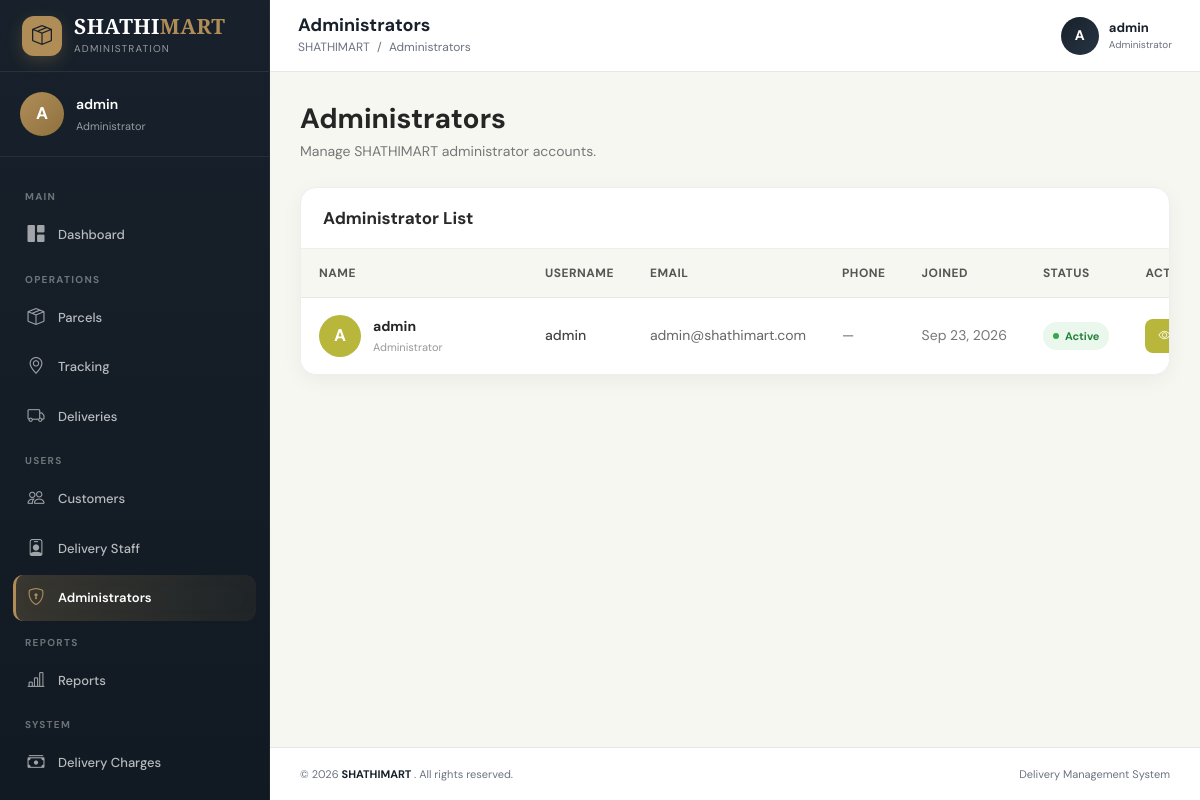
Page /dashboard/admin/administrators/ (signed in) on the committed database.
### accounts/models.py (models this page shows, shortened)
class CustomerProfile(models.Model):
    ROLE_CHOICES = [
        ('customer', 'Customer'),
        ('delivery_staff', 'Delivery Staff'),
        ('admin', 'Administrator'),
    ]
    user = models.OneToOneField(
        User,
        on_delete=models.CASCADE,
        related_name='profile'
    )
    phone = models.CharField(
        max_length=15,
        blank=True
    )
    address = models.TextField(
        blank=True
    )
    city = models.CharField(
        max_length=100,
        blank=True
    )
    profile_image = models.ImageField(
        upload_to='profiles/',
        blank=True,
        null=True
    )
    role = models.CharField(
        max_length=20,
        choices=ROLE_CHOICES,
        default='customer'
    )
    created_at = models.DateTimeField(
        auto_now_add=True
    )
    updated_at = models.DateTimeField(
        auto_now=True
    )
    class Meta:
        verbose_name = "User Profile"
        verbose_name_plural = "User Profiles"
        ordering = ['-created_at']

### dashboard/views.py (the view)
@login_required(login_url="login")
def administrator_management(request):
    access = check_admin(request)
    if access:
        return access
    administrators = (
        CustomerProfile.objects
        .select_related("user")
        .filter(
            role="admin"
        )
        .order_by("-created_at")
    )
    context = {
        "profile":
            request.user.profile,
        "administrators":
            administrators,
        "total_admins":
            administrators.count(),
    }
    return render(
        request,
        "dashboard/administrator_management.html",
        context
    )

### dashboard/views.py (called while the page is built)
def admin_required(request):
    if not request.user.is_authenticated:
        return False
    if request.user.is_superuser:
        return True
    try:
        return request.user.profile.role == "admin"
    except CustomerProfile.DoesNotExist:
        return False

def check_admin(request):
    if not request.user.is_authenticated:
        return redirect("login")
    if not admin_required(request):
        messages.error(
            request,
            "Administrator access required."
        )
        return redirect("admin_login")
    return None

### notifications/context_processors.py (called while the page is built)
def notification_context(request):
    if not request.user.is_authenticated:
        return {
            "navbar_notifications": [],
            "unread_notifications_count": 0,
        }
    notifications = Notification.objects.filter(
        user=request.user
    ).select_related(
        "parcel"
    )[:8]
    unread_count = Notification.objects.filter(
        user=request.user,
        is_read=False
    ).count()
    return {
        "navbar_notifications": notifications,
        "unread_notifications_count": unread_count,
    }

### templates/dashboard/administrator_management.html (shortened to what this page needs)
{% extends "dashboard/admin_base.html" %}
{% block administrators_active %}
active
{% endblock %}
{% block topbar_title %}
Administrators
{% endblock %}
{% block breadcrumb %}
Administrators
{% endblock %}
{% block content %}
<div class="content-header">
    <div>
        <h1 class="content-title">
            Administrators
        </h1>
        <p class="content-subtitle">
            Manage SHATHIMART administrator accounts.
        </p>
    </div>
</div>
<div class="admin-card">
    <div class="admin-card-header">
        <h5 class="admin-card-title">
            Administrator List
        </h5>
    </div>
    <div class="table-responsive">
        <table class="table admin-table">
            <thead>
                <tr>
                    <th>
                        Name
                    </th>
                    <th>
                        Username
                    </th>
                    <th>
                        Email
                    </th>
                    <th>
                        Phone
                    </th>
                    <th>
                        Joined
                    </th>
                    <th>
                        Status
                    </th>
                    <th>
                        Action
                    </th>
                </tr>
            </thead>
            <tbody>
                {% for administrator in administrators %}
                <tr>
                    <td>
                        <div class="administrator-name">
                            <div class="administrator-avatar">
                                {% if administrator.user.first_name %}
                                    {{ administrator.user.first_name|first|upper }}
                                {% else %}
                                    {{ administrator.user.username|first|upper }}
                                {% endif %}
                            </div>
                            <div class="administrator-name-text">
                                <strong>
                                    {% if administrator.user.get_full_name %}
                                        {{ administrator.user.get_full_name }}
                                    {% else %}
                                        {{ administrator.user.username }}
                                    {% endif %}
                                </strong>
                                <span class="administrator-role">
                                    Administrator
                                </span>
                            </div>
                        </div>
                    </td>
                    <td>
                        <span class="username-text">
                            {{ administrator.user.username }}
                        </span>
                    </td>
                    <td>
                        <span class="email-text">
                            {{ administrator.user.email|default:"—" }}
                        </span>
                    </td>
                    <td>
                        <span class="phone-text">
                            {{ administrator.phone|default:"—" }}
                        </span>
                    </td>
                    <td>
                        <span class="joined-text">
                            {{ administrator.created_at|date:"M d, Y" }}
                        </span>
                    </td>
                    <td>
                        {% if administrator.user.is_active %}
                            <span class="status-badge">
                                <span class="status-dot"></span>
                                Active
                            </span>
                        {% endif %}
                    </td>
                    <td>
                        <a
                            href="{% url 'administrator_profile' administrator.user.id %}"
                            class="view-profile-btn"
                        >
                            <i class="bi bi-eye"></i>
                        </a>
                    </td>
                </tr>
                {% endfor %}
            </tbody>
        </table>
    </div>
</div>
{% endblock %}

### templates/dashboard/admin_base.html (shortened to what this page needs)
{% load static %}
<!DOCTYPE html>
<html lang="en">
<head>
<link
    href="https://cdn.jsdelivr.net/npm/bootstrap@5.3.3/dist/css/bootstrap.min.css"
    rel="stylesheet"
>
<link
    rel="stylesheet"
    href="https://cdn.jsdelivr.net/npm/bootstrap-icons@1.11.3/font/bootstrap-icons.min.css"
>
</head>
<body>
<div class="admin-wrapper">
<aside
    class="admin-sidebar"
    id="adminSidebar"
>
    <div class="admin-brand">
        <div class="brand-logo">
            <i class="bi bi-box-seam"></i>
        </div>
        <div>
            <div class="brand-name">
                SHATHI<span>MART</span>
            </div>
            <div class="brand-subtitle">
                Administration
            </div>
        </div>
    </div>
    <div class="sidebar-user">
        <div class="sidebar-user-avatar">
            {% if request.user.first_name %}
                {{ request.user.first_name|first|upper }}
            {% else %}
                {{ request.user.username|first|upper }}
            {% endif %}
        </div>
        <div class="sidebar-user-info">
            <div class="sidebar-user-name">
                {% if request.user.get_full_name %}
                    {{ request.user.get_full_name }}
                {% else %}
                    {{ request.user.username }}
                {% endif %}
            </div>
            <div class="sidebar-user-role">
                Administrator
            </div>
        </div>
    </div>
    <nav class="sidebar-navigation">
        <div class="nav-section-title">
            Main
        </div>
        <a
            href="{% url 'admin_dashboard' %}"
            class="admin-nav-link {% block dashboard_active %}{% endblock %}"
        >
            <i class="bi bi-grid-1x2-fill"></i>
            <span>
                Dashboard
            </span>
        </a>
        <div class="nav-section-title">
            Operations
        </div>
        <a
            href="{% url 'admin_parcel_list' %}"
            class="admin-nav-link {% block parcels_active %}{% endblock %}"
        >
            <i class="bi bi-box-seam"></i>
            <span>
                Parcels
            </span>
        </a>
        <a
            href="{% url 'admin_tracking' %}"
            class="admin-nav-link {% block tracking_active %}{% endblock %}"
        >
            <i class="bi bi-geo-alt"></i>
            <span>
                Tracking
            </span>
        </a>
        <a
            href="{% url 'admin_deliveries' %}"
            class="admin-nav-link {% block deliveries_active %}{% endblock %}"
        >
            <i class="bi bi-truck"></i>
            <span>
                Deliveries
            </span>
        </a>
        <div class="nav-section-title">
            Users
        </div>
        <a
            href="{% url 'admin_customers' %}"
            class="admin-nav-link {% block customers_active %}{% endblock %}"
        >
            <i class="bi bi-people"></i>
            <span>
                Customers
            </span>
        </a>
        <a
            href="{% url 'admin_staff' %}"
            class="admin-nav-link {% block staff_active %}{% endblock %}"
        >
            <i class="bi bi-person-badge"></i>
            <span>
                Delivery Staff
            </span>
        </a>
        <a
            href="{% url 'admin_administrators' %}"
            class="admin-nav-link {% block administrators_active %}{% endblock %}"
        >
            <i class="bi bi-shield-lock"></i>
            <span>
                Administrators
            </span>
        </a>
        <div class="nav-section-title">
            Reports
        </div>
        <a
            href="{% url 'admin_reports' %}"
            class="admin-nav-link {% block reports_active %}{% endblock %}"
        >
            <i class="bi bi-bar-chart-line"></i>
            <span>
                Reports
            </span>
        </a>
        <div class="nav-section-title">
            System
        </div>
        <a
            href="{% url 'delivery_charge_management' %}"
            class="admin-nav-link {% block delivery_charges_active %}{% endblock %}"
        >
            <i class="bi bi-cash-stack"></i>
            <span>
                Delivery Charges
            </span>
        </a>
        <a
            href="/admin/"
            class="admin-nav-link"
            target="_blank"
            rel="noopener noreferrer"
        >
        </a>
    </nav>
</aside>
<main class="admin-main">
    <header class="admin-topbar">
        <div class="topbar-left">
            <div>
                <h6 class="page-heading">
                    {% block topbar_title %}{% endblock %}
                </h6>
                <div class="page-breadcrumb">
                    SHATHIMART
                    <span class="mx-1">
                        /
                    </span>
                    {% block breadcrumb %}{% endblock %}
                </div>
            </div>
        </div>
        <div class="topbar-right">
            <div class="topbar-admin">
                <div class="topbar-admin-avatar">
                    {% if request.user.first_name %}
                        {{ request.user.first_name|first|upper }}
                    {% else %}
                        {{ request.user.username|first|upper }}
                    {% endif %}
                </div>
                <div class="topbar-admin-info">
                    <div class="topbar-admin-name">
                        {% if request.user.get_full_name %}
                            {{ request.user.get_full_name }}
                        {% else %}
                            {{ request.user.username }}
                        {% endif %}
                    </div>
                    <div class="topbar-admin-role">
                        Administrator
                    </div>
                </div>
            </div>
        </div>
    </header>
    <section class="admin-content">
        {% block content %}
        {% endblock %}
    </section>
    <footer class="admin-footer">
        <div>
            © {% now "Y" %}
            <strong>
                SHATHIMART
            </strong>.
            All rights reserved.
        </div>
        <div>
            Delivery Management System
        </div>
    </footer>
</main>
</div>
</body>
</html>

### templates/dashboard/administrator_management.html (style rules this page uses)
.content-header { display: flex; justify-content: space-between; align-items: center; margin-bottom: 25px; }
.content-title { font-size: 28px; font-weight: 700; margin-bottom: 5px; color: #252525; }
.content-subtitle { margin: 0; color: #777; font-size: 14px; }
.admin-card { background: #ffffff; border-radius: 16px; border: 1px solid #eeeeee; box-shadow: 0 5px 20px rgba(0, 0, 0, 0.05); overflow: hidden; }
.admin-card-header { display: flex; align-items: center; justify-content: space-between; padding: 20px 22px; border-bottom: 1px solid #eeeeee; }
.admin-card-title { margin: 0; font-size: 17px; font-weight: 700; color: #292929; }
.admin-table { margin: 0; vertical-align: middle; }
.admin-table thead th { background: #f7f7f2; color: #555; font-size: 12px; font-weight: 700; text-transform: uppercase; letter-spacing: 0.5px; padding: 15px 18px; border-bottom: 1px solid #e8e8e8; white-space: nowrap; }
.admin-table tbody td { padding: 17px 18px; border-bottom: 1px solid #eeeeee; color: #555; font-size: 14px; }
.admin-table tbody tr:last-child td { border-bottom: none; }
.admin-table tbody tr { transition: 0.2s ease; }
.administrator-name { display: flex; align-items: center; gap: 12px; min-width: 190px; }
.administrator-avatar { width: 42px; height: 42px; border-radius: 50%; background: #b8b63b; color: #ffffff; display: flex; align-items: center; justify-content: center; font-size: 17px; font-weight: 700; flex-shrink: 0; }
.administrator-name-text { display: flex; flex-direction: column; gap: 2px; }
.administrator-name-text strong { color: #252525; font-size: 14px; }
.administrator-role { color: #999; font-size: 11px; }
.username-text { color: #444; font-weight: 500; }
.email-text { color: #666; }
.phone-text { color: #666; }
.joined-text { color: #777; white-space: nowrap; }
.status-badge { display: inline-flex; align-items: center; gap: 6px; padding: 6px 10px; border-radius: 20px; font-size: 11px; font-weight: 700; background: #eaf7ed; color: #27833b; }
.status-dot { width: 6px; height: 6px; background: #35a84a; border-radius: 50%; }
.view-profile-btn { display: inline-flex; align-items: center; justify-content: center; gap: 7px; padding: 8px 13px; border-radius: 8px; background: #b8b63b; color: #ffffff; text-decoration: none; font-size: 12px; font-weight: 600; transition: all 0.2s ease; white-space: nowrap; }

### rows in the picture
CustomerProfile: user.username|first "A", user.username "admin", user.email "admin@shathimart.com", phone "—", created_at "Sep 23, 2026", shows "Active"

### other values in the picture
{{ request.user.username|first|upper }} "A"
{{ request.user.username }} "admin"
